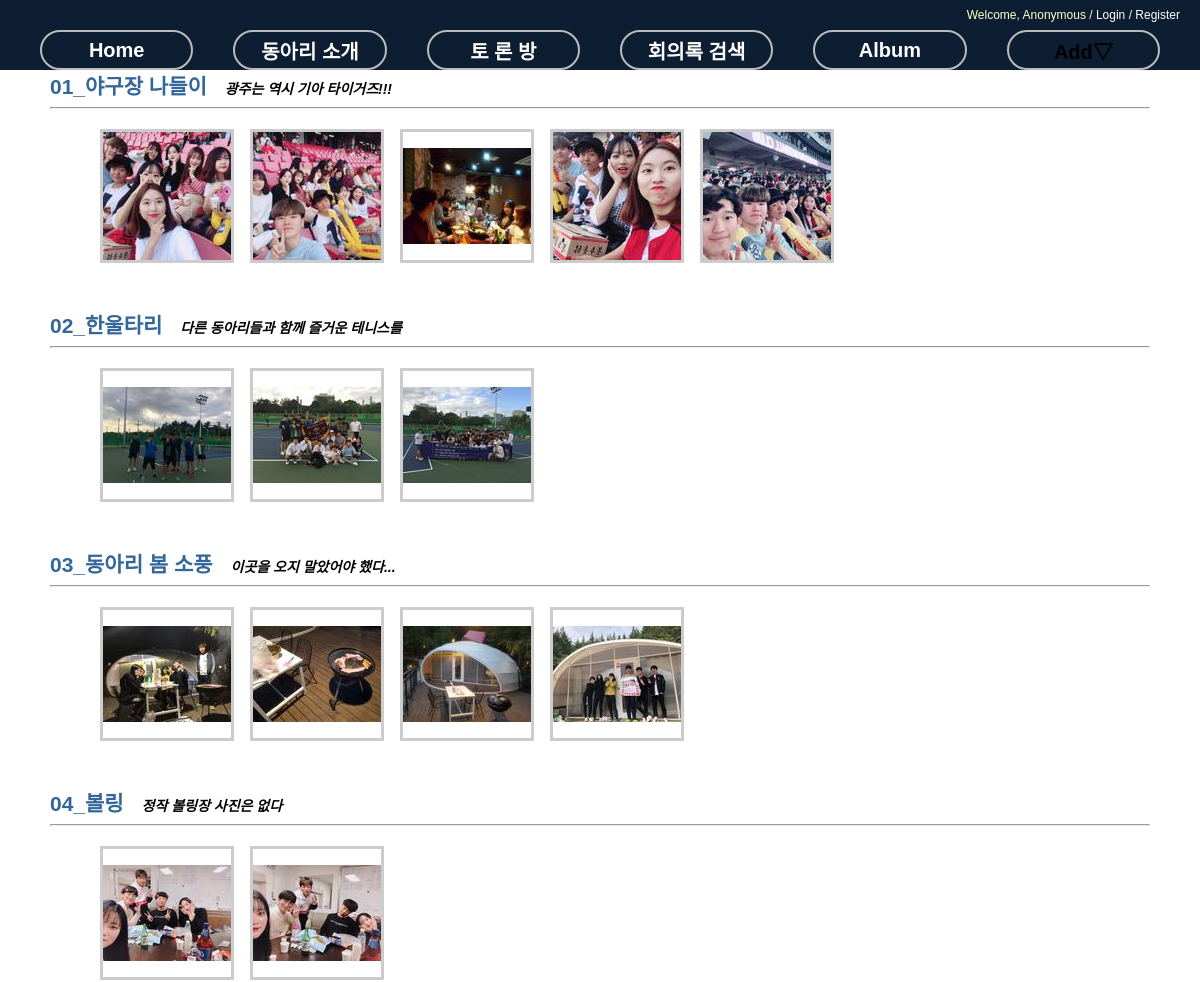
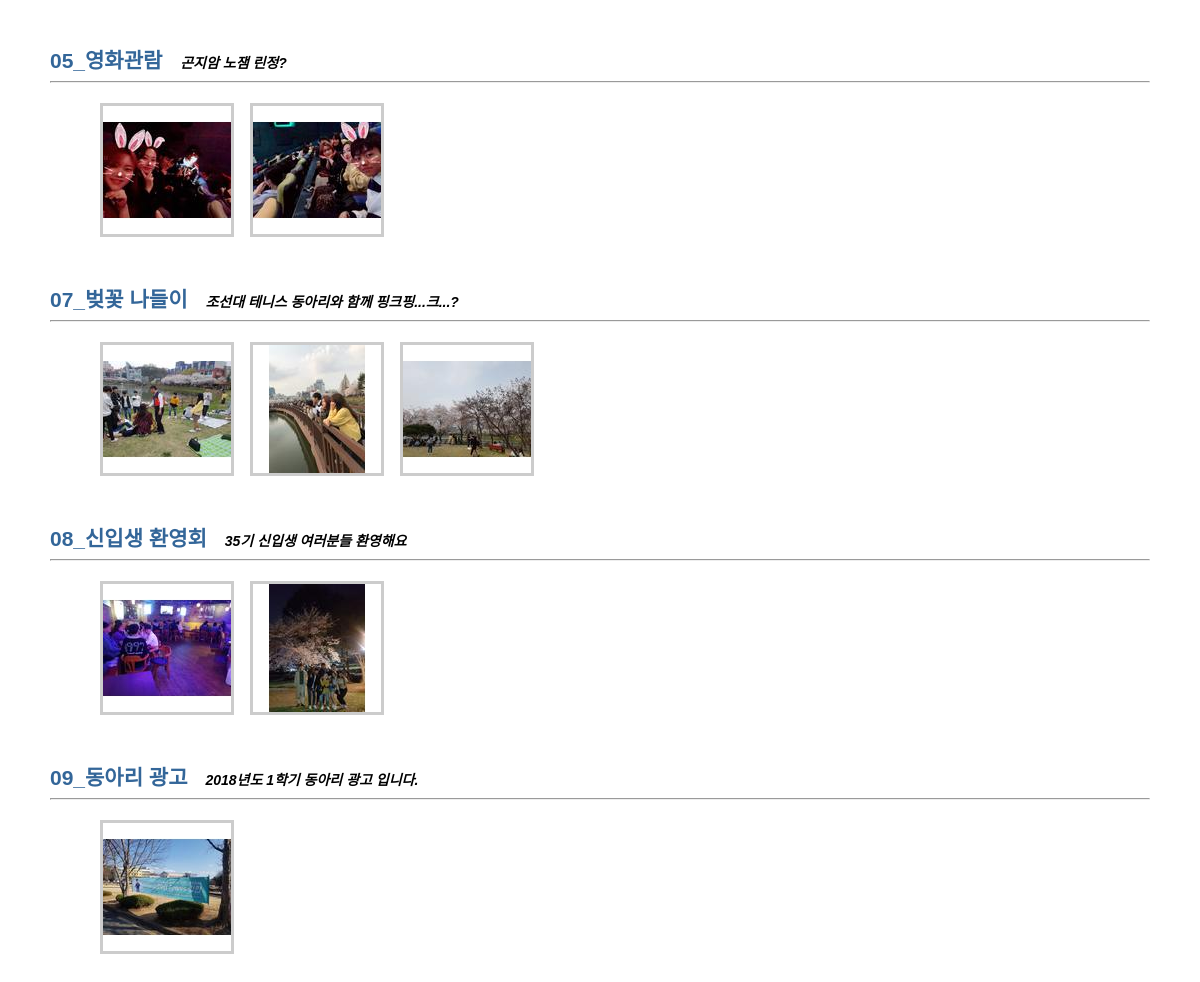
The app's page /photo/ with its own data (2 pictures, top to bottom).
### photo/models.py (models this page shows, shortened)
@python_2_unicode_compatible
class Album(models.Model):
    name = models.CharField(max_length=50)
    description = models.CharField('One Line Description', max_length=100, blank=True)
    owner = models.ForeignKey(User, null=True)
    class Meta:
        ordering = ['name']

@python_2_unicode_compatible
class Photo(models.Model):
    album = models.ForeignKey(Album)
    title = models.CharField(max_length=50)
    image = ThumbnailImageField(upload_to='photo/%Y/%m')
    description = models.TextField('Photo Description', blank=True)
    upload_date = models.DateTimeField('Upload Date', auto_now_add=True)
    owner = models.ForeignKey(User, null=True)
    class Meta:
        ordering = ['title']
    def get_absolute_url(self):
        return reverse('photo:photo_detail', args=(self.id,))

### photo/views.py (the view)
class AlbumLV(ListView):
    model = Album

### photo/fields.py (called while the page is built)
def _add_thumb(s):
    parts = s.split(".")
    parts.insert(-1, "thumb")
    if parts[-1].lower() not in ['jpeg', 'jpg']:
        parts[-1] = 'jpg'
    return ".".join(parts)

    def _get_thumb_url(self):
        return _add_thumb(self.url)

### photo/templates/photo/album_list.html (shortened to what this page needs)
{% extends "base.html" %}
{% load staticfiles %}
{% block extrastyle %}{% static "photo/photo.css" %}{% endblock %}
{% block content %}
<div id="content">
    {% for item in object_list %}
    <div class="clear_float">
        <h2 style="display:inline"><a href="{% url 'photo:album_detail' item.id %}">{{ item.name }}</a></h2>
        &emsp;<b><i>{{ item.description }}</i></b>
    </div>
    <hr/>
    <div class="album-list">
        {% for photo in item.photo_set.all|slice:":5" %}
        <div class="album-list-photo">
            <a href="{{ photo.get_absolute_url }}">
            <img class="thumbnail" src="{{ photo.image.thumb_url }}" />
            </a>
        </div>
        {% endfor %}
    </div>
    {% endfor %}
</div>
{% endblock %}

### templates/base.html (shortened to what this page needs)
<!DOCTYPE html>
<html lang="ko">
<head>
{% load staticfiles %}
<link rel="stylesheet" type="text/css" href="{% block stylesheet %}{% static "css/base.css" %}{% endblock %}" />
<link rel="stylesheet" type="text/css" href="{% block extrastyle %}{% endblock %}" />
</head>
<body>
    <div id="header">
    {% if user.is_active %}
    <h4 class="welcome">Welcome,
                <strong>{% firstof user.get_short_name user.get_username %}</strong> /
                <a href="{% url 'password_change' %}">Change Password</a> /
                <a href="{% url 'logout' %}">Logout</a>
    </h4>
    {% else %}
    <h4 class="welcome">Welcome, Anonymous /
                <a href="{% url 'login' %}">Login</a> /
                <a href="{% url 'register' %}">Register</a>
    </h4>
    {% endif %}
</div>
<div id="menu">
    <li><a href="{% url 'home' %}">Home</a></li>
    <li><a href="{% url 'bookmark:index' %}">동아리 소개</a></li>
    <li><a href="{% url 'blog:index' %}">토 론 방</a></li>
    <li><a href="{% url 'blog:search' %}">회의록 검색</a></li>
    <li><a href="{% url 'photo:index' %}">Album</a></li>
       <li>Add&bigtriangledown;
    </li>
</div>
{% block content %}{% endblock %}
</body>
</html>

### static/css/base.css (style rules this page uses)
body { font-family: "Lucida Grande", Verdana, Arial, sans-serif; font-size: 14px; }
div#header { position: absolute; top: 0px; left: 0px; height: 30px; width: 100%; display: table; background: #0D1E32; }
div#menu { position: absolute; top: 30px; left: 0px; height: 40px; width: 100%; display: table; table-layout: fixed; border-spacing: 40px 0px; background: #0D1E32; font-size: 20px; }
div#content { position: absolute; top: 70px; left: 50px; right: 50px; }
.welcome { display: table-cell; vertical-align: middle; text-align: right; padding-right: 20px; color: #ffc; font-weight: normal; font-size: 12px; }
.welcome a:link, .welcome a:visited { color: white; }
div#menu a:link, div#menu a:visited { color: white; }
div#menu > li { display: table-cell; vertical-align: middle; border: 2px solid #bbb; border-radius: 25px; text-align: center; font-weight: bold; }
a:link, a:visited { color: #369; text-decoration: none; }

### photo/static/photo/photo.css (style rules this page uses)
div.album-list { margin: 20px 50px; }
div.album-list-photo { float: left; width: 150px; height: 180px; }
img.thumbnail { border:3px solid #ccc; }
div.clear_float { clear: both; }

### records on screen
Album: name "01_야구장 나들이", description "광주는 역시 기아 타이거즈!!!"
Photo: shows a picture
Photo: shows a picture
Photo: shows a picture
Photo: shows a picture
Photo: shows a picture
Album: name "02_한울타리", description "다른 동아리들과 함께 즐거운 테니스를"
Photo: shows a picture
Photo: shows a picture
Photo: shows a picture
Album: name "03_동아리 봄 소풍", description "이곳을 오지 말았어야 했다..."
Photo: shows a picture
Photo: shows a picture
Photo: shows a picture
Photo: shows a picture
Album: name "04_볼링", description "정작 볼링장 사진은 없다"
Photo: shows a picture
Photo: shows a picture
Album: name "05_영화관람", description "곤지암 노잼 린정?"
Photo: shows a picture
Photo: shows a picture
Album: name "07_벚꽃 나들이", description "조선대 테니스 동아리와 함께 핑크핑...크...?"
Photo: shows a picture
Photo: shows a picture
Photo: shows a picture
Album: name "08_신입생 환영회", description "35기 신입생 여러분들 환영해요"
Photo: shows a picture
Photo: shows a picture
Album: name "09_동아리 광고", description "2018년도 1학기 동아리 광고 입니다."
Photo: shows a picture
